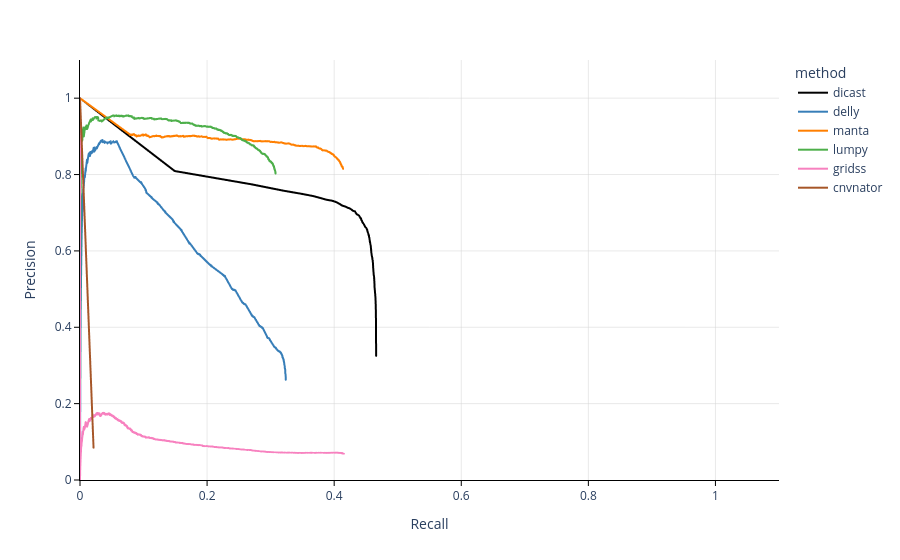

Source (notebook cell):
### Code cell
plot_precision_recall_curve(eva.precision_recall_df, 'DEL')

### Figure 1 — Plotly figure (JSON) as saved in the notebook; plotly's stock layout.template omitted (floating-point values rounded to 4 significant figures; data arrays with more than 128 entries replaced by an {"elided": "..."} marker saying what was removed)
{"data": [{"hovertemplate": "method=dicast<br>recall=%{x}<br>precision=%{y}<extra></extra>", "legendgroup": "dicast", "line": {"color": "black", "dash": "solid", "width": 2}, "marker": {"symbol": "circle"}, "mode": "lines", "name": "dicast", "showlegend": true, "type": "scattergl", "x": [0.4661, 0.4659, 0.4659, 0.4658, 0.4656, 0.4655, 0.4653, 0.4651, 0.4647, 0.4643, 0.464, 0.4634, 0.4634, 0.4633, 0.4631, 0.4629, 0.4627, 0.4622, 0.4621, 0.4617, 0.4616, 0.4614, 0.4614, 0.4612, 0.4612, 0.461, 0.4607, 0.4606, 0.4602, 0.4601, 0.4597, 0.4594, 0.4591, 0.4588, 0.4586, 0.4584, 0.4583, 0.4582, 0.4581, 0.4578, 0.4578, 0.4575, 0.4573, 0.4569, 0.4568, 0.4565, 0.4563, 0.456, 0.4559, 0.4556, 0.4555, 0.4554, 0.4549, 0.4548, 0.4547, 0.454, 0.4538, 0.4535, 0.453, 0.4526, 0.4523, 0.452, 0.4515, 0.4508, 0.4497, 0.449, 0.4485, 0.448, 0.4475, 0.4468, 0.4463, 0.4452, 0.4446, 0.444, 0.4432, 0.4425, 0.4422, 0.4409, 0.44, 0.4392, 0.4373, 0.4357, 0.4342, 0.4327, 0.4294, 0.427, 0.4241, 0.4207, 0.4177, 0.4125, 0.4085, 0.4035, 0.3968, 0.3881, 0.3781, 0.3668, 0.3471, 0.3203, 0.2692, 0.149, 0], "xaxis": "x", "y": [0.3251, 0.3668, 0.3939, 0.4155, 0.4329, 0.4476, 0.4604, 0.4732, 0.4824, 0.4903, 0.4981, 0.5059, 0.5117, 0.5181, 0.5244, 0.5289, 0.5338, 0.5377, 0.5421, 0.5468, 0.5507, 0.5553, 0.5583, 0.5615, 0.5641, 0.5693, 0.5715, 0.5747, 0.5778, 0.5812, 0.5835, 0.586, 0.5886, 0.5921, 0.5943, 0.5972, 0.5988, 0.6009, 0.6045, 0.6076, 0.6103, 0.6129, 0.6152, 0.6177, 0.6198, 0.6216, 0.6239, 0.6259, 0.628, 0.6302, 0.6324, 0.6347, 0.6364, 0.6385, 0.6404, 0.642, 0.6445, 0.6465, 0.6481, 0.6504, 0.6525, 0.6542, 0.657, 0.6596, 0.6614, 0.6623, 0.6646, 0.6656, 0.6674, 0.6693, 0.6705, 0.6735, 0.6747, 0.6776, 0.6798, 0.6816, 0.685, 0.6871, 0.6902, 0.6923, 0.6945, 0.6956, 0.6991, 0.7035, 0.7052, 0.7085, 0.7115, 0.7134, 0.7161, 0.7186, 0.7231, 0.7276, 0.7314, 0.734, 0.7387, 0.7437, 0.75, 0.7577, 0.7746, 0.8092, 1], "yaxis": "y"}, {"hovertemplate": "method=delly<br>recall=%{x}<br>precision=%{y}<extra></extra>", "legendgroup": "delly", "line": {"color": "#377eb8", "dash": "solid", "width": 2}, "marker": {"symbol": "circle"}, "mode": "lines", "name": "delly", "showlegend": true, "type": "scattergl", "x": {"elided": "1147 float values"}, "xaxis": "x", "y": {"elided": "1147 float values"}, "yaxis": "y"}, {"hovertemplate": "method=manta<br>recall=%{x}<br>precision=%{y}<extra></extra>", "legendgroup": "manta", "line": {"color": "#ff7f00", "dash": "solid", "width": 2}, "marker": {"symbol": "circle"}, "mode": "lines", "name": "manta", "showlegend": true, "type": "scattergl", "x": {"elided": "950 float values"}, "xaxis": "x", "y": {"elided": "950 float values"}, "yaxis": "y"}, {"hovertemplate": "method=lumpy<br>recall=%{x}<br>precision=%{y}<extra></extra>", "legendgroup": "lumpy", "line": {"color": "#4daf4a", "dash": "solid", "width": 2}, "marker": {"symbol": "circle"}, "mode": "lines", "name": "lumpy", "showlegend": true, "type": "scattergl", "x": {"elided": "1606 float values"}, "xaxis": "x", "y": {"elided": "1606 float values"}, "yaxis": "y"}, {"hovertemplate": "method=gridss<br>recall=%{x}<br>precision=%{y}<extra></extra>", "legendgroup": "gridss", "line": {"color": "#f781bf", "dash": "solid", "width": 2}, "marker": {"symbol": "circle"}, "mode": "lines", "name": "gridss", "showlegend": true, "type": "scattergl", "x": {"elided": "37626 float values"}, "xaxis": "x", "y": {"elided": "37626 float values"}, "yaxis": "y"}, {"hovertemplate": "method=cnvnator<br>recall=%{x}<br>precision=%{y}<extra></extra>", "legendgroup": "cnvnator", "line": {"color": "#a65628", "dash": "solid", "width": 2}, "marker": {"symbol": "circle"}, "mode": "lines", "name": "cnvnator", "showlegend": true, "type": "scattergl", "x": [0.02131, 0], "xaxis": "x", "y": [0.08455, 1], "yaxis": "y"}], "layout": {"legend": {"title": {"text": "method"}, "tracegroupgap": 0}, "margin": {"t": 60}, "plot_bgcolor": "white", "xaxis": {"anchor": "y", "domain": [0, 1], "gridcolor": "lightgray", "gridwidth": 0.5, "linecolor": "black", "range": [0, 1.1], "tickcolor": "black", "ticklen": 5, "ticks": "outside", "tickwidth": 1, "title": {"text": "Recall"}}, "yaxis": {"anchor": "x", "domain": [0, 1], "gridcolor": "lightgray", "gridwidth": 0.5, "linecolor": "black", "range": [0, 1.1], "tickcolor": "black", "ticklen": 5, "ticks": "outside", "tickwidth": 1, "title": {"text": "Precision"}}}}
